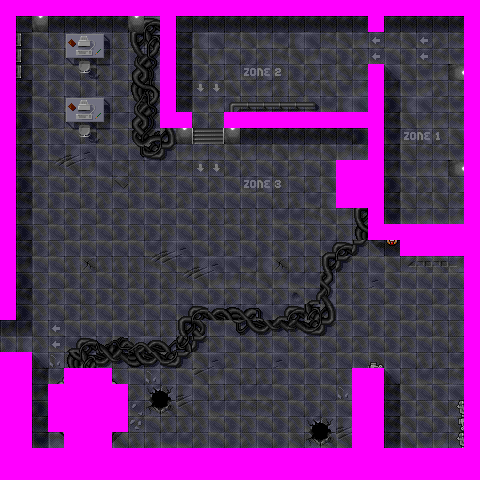

Tiled map render using the project's own tile images. Description and the map definition, with tile-layer contents summarised, below:
An orthogonal 30x30 tile map with 16x16 px tiles, 2 tile layers (background, walls), 2 tilesets and 19 objects (8x waiting1, 2x vertical, 2x ammo, 2x energy, 2x waiting2, ...).

<map version="1.2" tiledversion="1.2.0" orientation="orthogonal" renderorder="right-down" width="30" height="30" tilewidth="16" tileheight="16" infinite="0" nextlayerid="4" nextobjectid="22">
 <tileset firstgid="1" name="tileset" tilewidth="16" tileheight="16" tilecount="500" columns="20">
  <image source="tilesets/tileset01.png" width="320" height="400" />
 </tileset>
 <tileset firstgid="501" name="tileset2" tilewidth="16" tileheight="16" tilecount="500" columns="20">
  <image source="tilesets/tileset02.png" width="320" height="400" />
 </tileset>
 <layer id="1" name="background" width="30" height="30">
  <data>[900 cells, 900 non-empty, 179 distinct tile ids]</data>
 </layer>
 <layer id="2" name="walls" width="30" height="30">
  <data>[900 cells, 223 non-empty, 6 distinct tile ids]</data>
 </layer>
 <objectgroup id="3" name="actors">
  <object id="1" name="ellen" type="ripley" x="416" y="192" width="32" height="32" />
  <object id="2" name="alien" type="waiting1" x="192" y="32" width="32" height="32" />
  <object id="3" name="front door" type="vertical" x="368" y="32" width="16" height="32" />
  <object id="4" name="back door" type="horizontal" x="192" y="112" width="32" height="16" />
  <object id="5" name="alien" type="running" x="416" y="32" width="32" height="32" />
  <object id="6" name="alien" type="waiting1" x="240" y="32" width="32" height="32" />
  <object id="7" name="alien" type="waiting1" x="288" y="32" width="32" height="32" />
  <object id="8" name="alien" type="waiting1" x="192" y="80" width="32" height="32" />
  <object id="9" name="alien" type="waiting1" x="240" y="80" width="32" height="32" />
  <object id="10" name="alien" type="waiting1" x="288" y="80" width="32" height="32" />
  <object id="11" name="alien" type="waiting1" x="336" y="32" width="32" height="32" />
  <object id="12" name="alien" type="waiting1" x="336" y="80" width="32" height="32" />
  <object id="13" name="ammo" x="400" y="144" width="16" height="16" />
  <object id="14" name="ammo" x="48" y="64" width="16" height="16" />
  <object id="15" name="energy" x="224" y="64" width="16" height="16" />
  <object id="16" name="exit door" type="vertical" x="0" y="320" width="16" height="32" />
  <object id="17" name="alien mother" type="waiting2" x="112" y="224" width="78" height="127" />
  <object id="18" name="alien" type="waiting2" x="304" y="416" width="32" height="32" />
  <object id="19" name="energy" x="416" y="432" width="16" height="16" />
 </objectgroup>
</map>